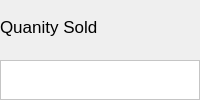
                   <widget class="QFrame" name="productsSold_Frame">
                    <property name="minimumSize">
                     <size>
                      <width>0</width>
                      <height>100</height>
                     </size>
                    </property>
                    <property name="maximumSize">
                     <size>
                      <width>16777215</width>
                      <height>100</height>
                     </size>
                    </property>
                    <property name="frameShape">
                     <enum>QFrame::NoFrame</enum>
                    </property>
                    <property name="frameShadow">
                     <enum>QFrame::Raised</enum>
                    </property>
                    <layout class="QVBoxLayout" name="verticalLayout_88">
                     <property name="leftMargin">
                      <number>0</number>
                     </property>
                     <property name="topMargin">
                      <number>0</number>
                     </property>
                     <property name="rightMargin">
                      <number>0</number>
                     </property>
                     <property name="bottomMargin">
                      <number>0</number>
                     </property>
                     <item>
                      <widget class="QLabel" name="label_36">
                       <property name="font">
                        <font>
                         <family>Helvetica</family>
                         <pointsize>13</pointsize>
                        </font>
                       </property>
                       <property name="text">
                        <string>Quanity Sold</string>
                       </property>
                      </widget>
                     </item>
                     <item>
                      <widget class="QFrame" name="frame_29">
                       <property name="minimumSize">
                        <size>
                         <width>0</width>
                         <height>40</height>
                        </size>
                       </property>
                       <property name="maximumSize">
                        <size>
                         <width>16777215</width>
                         <height>40</height>
                        </size>
                       </property>
                       <property name="styleSheet">
                        <string notr="true">background-color: rgb(255, 255, 255);</string>
                       </property>
                       <property name="frameShape">
                        <enum>QFrame::StyledPanel</enum>
                       </property>
                       <property name="frameShadow">
                        <enum>QFrame::Raised</enum>
                       </property>
                       <layout class="QVBoxLayout" name="verticalLayout_87">
                        <item>
                         <widget class="QLabel" name="productQuantitySold_Label">
                          <property name="font">
                           <font>
                            <family>Helvetica</family>
                           </font>
                          </property>
                          <property name="text">
                           <string/>
                          </property>
                         </widget>
                        </item>
                       </layout>
                      </widget>
                     </item>
                    </layout>
                   </widget>
